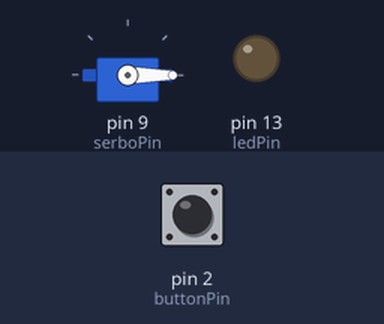
The sketch below on a simulated Arduino Uno, built with avr-gcc and run on an emulated ATmega328P. On the bench: servo, output pins drawn as LEDs (lit = HIGH). Inputs (shaded band) come from the test bench; at power-on: pin 2 (buttonPin) LOW. What the sketch prints to the serial monitor is not drawn.

Above: at 1.2 s.
1.3 s: pin 2 (buttonPin) pulled HIGH for 0.15 s
At 2.8 s:
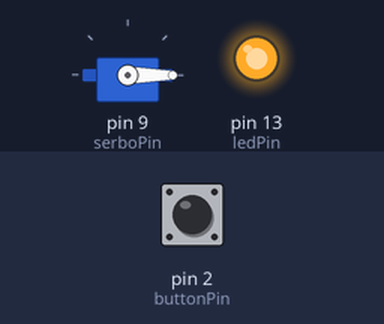
3.3 s: pin 2 (buttonPin) pulled HIGH for 3.2 s
At 4.3 s:
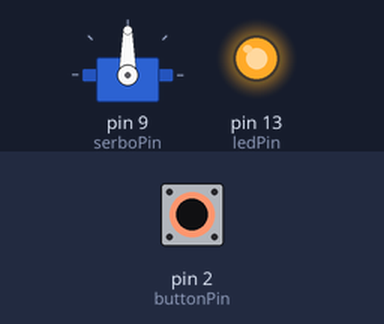
Timing chart, 0 to 8.3 s (numbered marks = the images above; inputs shaded):
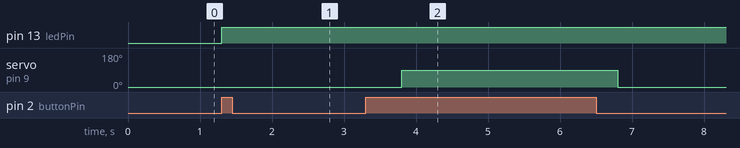

Measured:
- after the input at 1.3 s, pin 13 (ledPin): LOW → HIGH at once
- after the input at 3.3 s, servo on pin 9 (serboPin): 0° → 90° after 0.50 s, → 0° 3.0 s later

The sketch:

sketch_redlayled_01.ino
```cpp
#include <Servo.h>

Servo myservo;
int potpin = 0;  // analog pin used to connect the potentiometer
int val;
int state =  0;

const int buttonPin = 2;
const int ledPin = 13;
const int serboPin = 9;
int buttonState = LOW;

void setup() {
  Serial.begin(9600);
  myservo.attach(serboPin);
  pinMode(ledPin, OUTPUT);
  pinMode(buttonPin, INPUT);
}

void loop() {
  buttonState = digitalRead(buttonPin);
  Serial.println(buttonState);

  if (buttonState == HIGH) {
//    Serial.println("step1");
    digitalWrite(ledPin, HIGH);
    val = 90;
    delay(500);
  }
  else {
//    Serial.println("step2");
    val = 0;
  }
  myservo.write(val);
//  delay(100);
}
```
